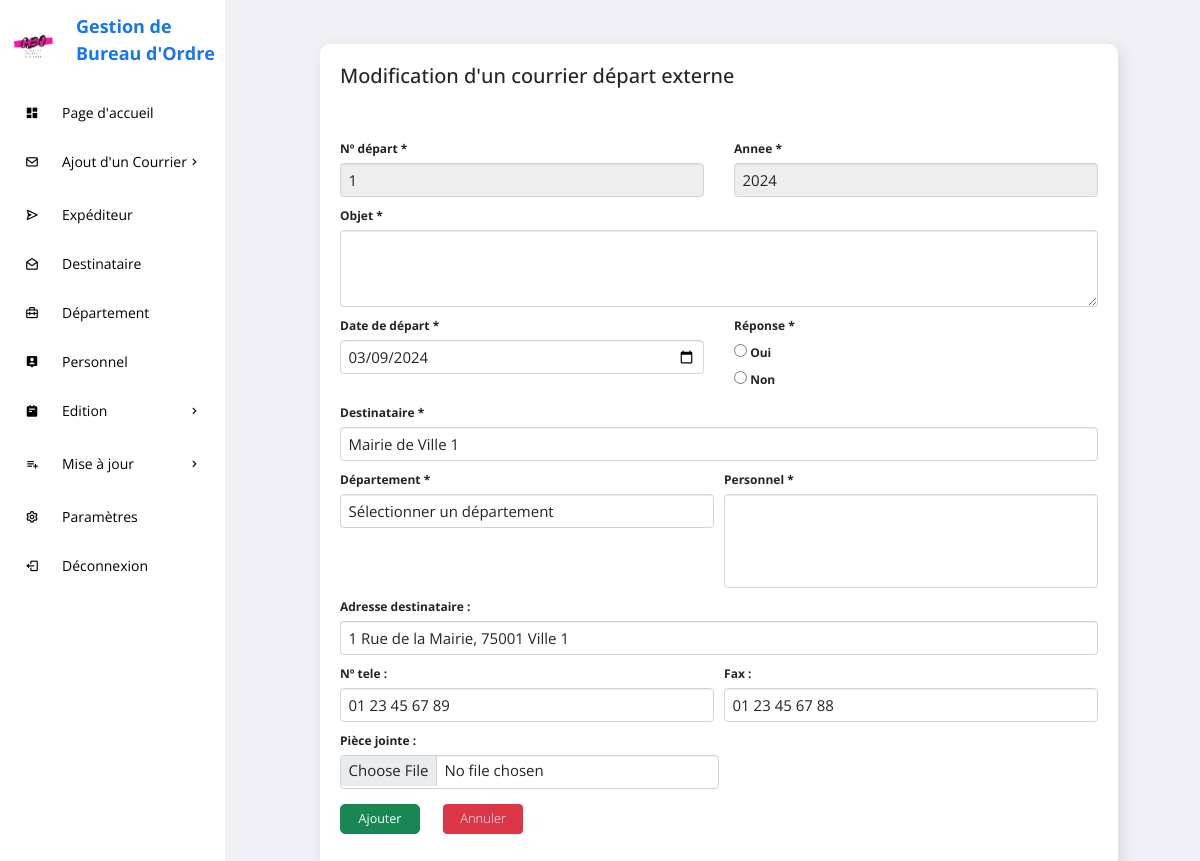
Screenshot of /GESTION_COURRIERS/modifierCDE.php?modifier=1&val=1 with the database file from the repository.
### tables this page shows
CREATE TABLE IF NOT EXISTS `courrier_depart_ext` (
  `N_DEPART_EXT` int(11) NOT NULL AUTO_INCREMENT,
  `ANNEE` int(11) DEFAULT NULL,
  `OBJET_DEPART_EXT` varchar(255) DEFAULT NULL,
  `DATE_DEPART_EXT` date DEFAULT NULL,
  `PIECE_JOINTE_DEPART_EXT` varchar(255) DEFAULT NULL,
  `REPONSE` text,
  `ID_DEPARTEMENT` int(11) NOT NULL,
  `ID_DES` int(11) NOT NULL,
  PRIMARY KEY (`N_DEPART_EXT`),
  KEY `fk_departement_id_departement` (`ID_DEPARTEMENT`),
  KEY `fk_destinataire_id_des` (`ID_DES`)
);

CREATE TABLE IF NOT EXISTS `destinataire` (
  `ID_DES` int(11) NOT NULL AUTO_INCREMENT,
  `NOM_DES` varchar(255) DEFAULT NULL,
  `ADRESSE_DES` varchar(255) DEFAULT NULL,
  `TEL_DES` text,
  `FAX_DES` text,
  PRIMARY KEY (`ID_DES`)
);

### GESTION_COURRIERS/modifierCDE.php (the view, shortened to what this page needs)
<?php
    include "connexion/config.php";
    $ncde = $_GET['modifier'];
    $idDes = $_GET['val'];
?>
<!DOCTYPE html>
<html lang="en">
<head>
    <link href="https://cdn.jsdelivr.net/npm/bootstrap@5.0.2/dist/css/bootstrap.min.css" rel="stylesheet">
    <link rel="stylesheet" href="https://maxcdn.bootstrapcdn.com/bootstrap/3.3.6/css/bootstrap.min.css" />
    <link rel="stylesheet" href="https://cdnjs.cloudflare.com/ajax/libs/bootstrap-multiselect/0.9.13/css/bootstrap-multiselect.css" />
    <link href='https://unpkg.com/boxicons@2.0.9/css/boxicons.min.css' rel='stylesheet'>
	<link rel="stylesheet" href="https://cdn.jsdelivr.net/npm/bootstrap@5.2.0/dist/css/bootstrap.min.css">
    <link rel="stylesheet" href="css/style.css">
</head>
<body onload="myFunction()">
    <section id="sidebar">
		<a href="#" class="brand"><img src="image/logo.png" width="55" height="55" style="margin-top:20px;"><span>Gestion de Bureau d'Ordre</span></a>
		<ul class="side-menu">
			<li><a href="pageAcc.php" class="active"><i class='bx bxs-dashboard icon' ></i>Page d'accueil</a></li>
			<li>
				<a href="#"><i class='bx bx-envelope icon' ></i>Ajout d'un Courrier<i class='bx bx-chevron-right icon-right' ></i></a>
			</li>
			<li><a href="expediteur.php"><i class='bx bx-send icon' ></i>Expéditeur</a></li>
			<li><a href="destinataire.php"><i class='bx bx-envelope-open icon' ></i>Destinataire</a></li>
			<li><a href="departement.php"><i class='bx bx-briefcase-alt-2 icon' ></i>Département</a></li>
			<li><a href="personnel.php"><i class='bx bxs-user-pin icon' ></i>Personnel</a></li>
			<li>
				<a href="#"><i class='bx bxs-notepad icon' ></i>Edition <i class='bx bx-chevron-right icon-right' ></i></a>
			</li>
            <li>
				<a href="#"><i class='bx bx-list-plus icon' ></i>Mise à jour<i class='bx bx-chevron-right icon-right' ></i></a>
			</li>
			<li><a href="settings.php"><i class='bx bx-cog icon'></i>Paramètres</a></li>
			<li><a href="deconn.php"><i class='bx bx-log-out icon' ></i> Déconnexion</a></li>
		</ul>
	</section>
	<section id="content">
		<main>
			<div class="data">
				<div class="content-data">
					<div class="details">
						<div class="recentOrders">
							<div class="cardHeader">
								<h2>Modification d'un courrier départ externe</h2><br>
							</div>
                            <form action="<?php $_SERVER['PHP_SELF'] ?>" method="POST" enctype="multipart/form-data">
                            <?php
                                        $reqCDE = "SELECT * from courrier_depart_ext WHERE N_DEPART_EXT='$ncde'";
                                        $exCDE = $conn->prepare($reqCDE);
                                        $exCDE->execute();
                                        $cde=$exCDE->fetchAll(PDO::FETCH_ASSOC);
                                        foreach($cde as $value){
                                    ?>
                            <div class="row g-5 mb-3">
                                <div class="col">
                                    <label>N&#186; départ *</label>
                                    <input type="text" value="<?php echo $value['N_DEPART_EXT']?>" name="ndepart" class="form-control" readonly>
                                </div>
                                <div class="col">
                                    <label>Annee *</label>
                                    <input type="text" id="ann" value="<?php echo $value['ANNEE']?>" name="annee" class="form-control" readonly>
                                </div>
                            </div>
                            <div class="mb-3">
                                <label>Objet *</label>
                                <textarea class="form-control" name="objet" rows="3"></textarea>
                            </div>
                            <div class="row g-5 mb-3">
                                <div class="col">
                                    <label>Date de départ *</label>
                                    <input type="date" value="<?php echo $value['DATE_DEPART_EXT']?>" name="date" class="form-control">
                                </div>
                                <?php }?>
                                <div class="col">
                                    <label >Réponse *</label><br>
                                    <input type="radio" name="reponse" value="Oui">
                                    <label>Oui</label><br>
                                    <input type="radio" name="reponse" value="Non">
                                    <label>Non</label><br>
                                </div>
                            </div>
                            <?php
                                $sql = "SELECT * FROM destinataire where Id_DES = '$idDes'";
                                $des = $conn->prepare($sql);
                                $des->execute();
                                $tabDes=$des->fetchAll(PDO::FETCH_ASSOC);
                                foreach($tabDes as $value){
                                ?>
                            <div class="mb-3">
                                <label>Destinataire *</label>
                                <input type="text" value="<?php echo $value['NOM_DES']?>" name="des" class="form-control">
                            </div>
                            <div class="row g-3 mb-3">
                                <div class="col">
                                    <label for="">Département *</label>
                                    <select onChange="getP(this.value);" name="departement" id="departement" class="form-control" >
                                    <option value="" selected disabled hidden>Sélectionner un département</option>
                                    </select>
                                </div>
                                <div class="col">
                                    <label for="">Personnel *</label>
                                    <select name="personnel[]" multiple id="personnel" class="form-control">
                                        <option value="" selected disabled hidden>Sélectionner un personnel</option>
                                    </select>
                                </div>
                            </div>
                            <div class="mb-3">
                                <label>Adresse destinataire :</label>
                                <input type="text" value="<?php echo $value['ADRESSE_DES']?>" name="adresseD" class="form-control">
                            </div>
                            <div class="row g-3 mb-3">
                                    <div class="col">
                                        <label>N&#186; tele :</label>
                                        <input type="text" name="teleD" value="<?php echo $value['TEL_DES']?>" class="form-control">
                                    </div>
                                    <div class="col">
                                        <label>Fax :</label>
                                        <input  type="text" name="faxD" value="<?php echo $value['FAX_DES']?>" class="form-control">
                                    </div>
                            </div>
                            <?php }?>
                            <div class="mb-4 w-50">
                                <label>Pièce jointe :</label>
                                <input type="file" name="pj" class="form-control">
                            </div>
                            <div class="mb-4">
                                    <button type="submit" name="modifierCDE" class="btn btn-success btn-lg">Ajouter</button>
                                    <button type="submit" name="" class="btn btn-danger"><a href="listeCDE.php">Annuler</a></button>
                                </div>
                        </form>
						</div>
					</div>
				</div>
			</div>
		</main>
	</section>
</body>
</html>

### GESTION_COURRIERS/css/style.css (style rules this page uses)
* { font-family: 'Open Sans', sans-serif !important; margin: 0; padding: 0; box-sizing: border-box; }
:root { --grey: #F1F0F6; --dark-grey: #8D8D8D; --light: #fff; --dark: #000; --green: #81D43A; --light-green: #E3FFCB; --blue: #1775F1; --light-blue: #D0E4FF; --dark-blue: #0C5FCD; --red: #FC3B56; }
html { overflow-x: hidden; }
body { background: var(--grey); overflow-x: hidden; }
a { text-decoration: none; }
li { list-style: none; }
#sidebar { position: fixed; max-width: 225px; width: 100%; background: var(--light); top: 0; left: 0; height: 100%; overflow-y: auto; scrollbar-width: none; transition: all .3s ease; z-index: 200; }
#sidebar .brand { font-size: 24px; display: flex; align-items: center; height: 64px; font-weight: 700; color: var(--blue); position: sticky; top: 0; left: 0; z-index: 100; background: var(--light); transition: all .3s ease; padding: 0 6px; }
#sidebar .brand span { font-size: 18px; margin-top: 15px; margin-left: 15px; }
#sidebar .icon { min-width: 48px; display: flex; justify-content: center; align-items: center; margin-right: 6px; }
#sidebar .icon-right { margin-left: auto; transition: all .3s ease; }
#sidebar .side-menu { margin: 26px 0; padding: 0 8px; transition: all .3s ease; }
#sidebar .side-menu a { display: flex; align-items: center; font-size: 14px; color: var(--dark); padding: 12px 16px 12px 0; transition: all .3s ease; border-radius: 10px; margin: 4px 0; white-space: nowrap; }
#sidebar a { text-decoration: none; }
#content { position: relative; width: calc(100% - 227px); left: 225px; transition: all .3s ease; }
main { width: 96%; padding: 24px 41px 20px 65px; }
main .data { display: flex; grid-gap: 20px; margin-top: 20px; flex-wrap: wrap; }
main .data .content-data { flex-grow: 1; flex-basis: 400px; font-size: 12px; padding: 20px; margin-left: 30px; background: var(--light); border-radius: 10px; box-shadow: 4px 4px 16px rgba(0, 0, 0, .1); }
main form { margin-top: 6px; }
form button { width: 80px; height: 30px; margin-right: 20px; }
.details .cardHeader { display: flex; justify-content: space-between; align-items: flex-start; height: 70px; }
button a { font-size: 13px; font-weight: 300; color: white; }
.form-control { font-size: 15px !important; }

### rows the page displays
courrier_depart_ext: ndepart "1", annee "2024", date "03/09/2024"
destinataire: des "Mairie de Ville 1", adresseD "1 Rue de la Mairie, 75001 Ville 1", teleD "01 23 45 67 89", faxD "01 23 45 67 88"
